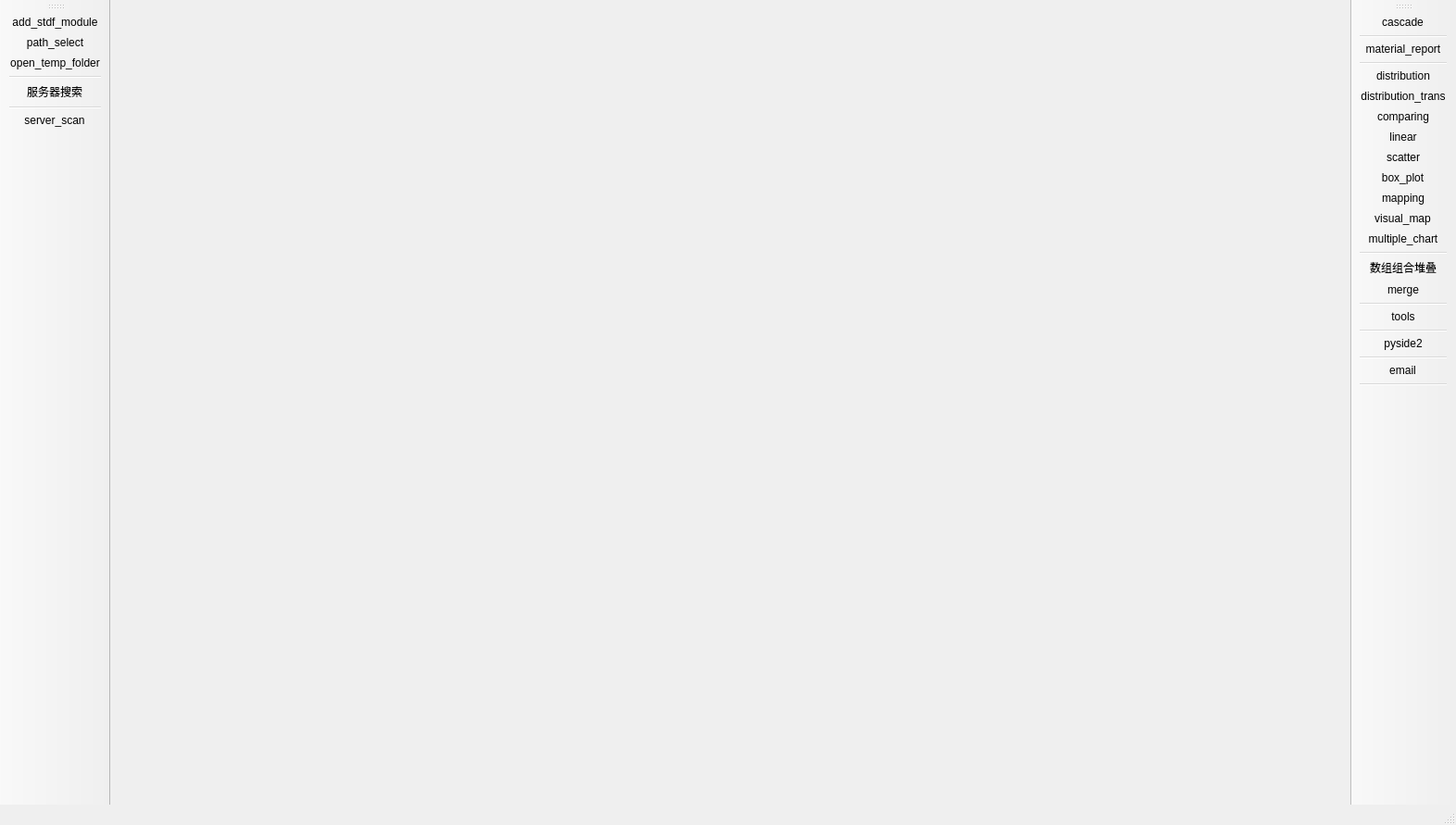
<?xml version="1.0" encoding="UTF-8"?>
<ui version="4.0">
 <class>MainWindow</class>
 <widget class="QMainWindow" name="MainWindow">
  <property name="geometry">
   <rect>
    <x>0</x>
    <y>0</y>
    <width>1572</width>
    <height>891</height>
   </rect>
  </property>
  <property name="windowTitle">
   <string>MainWindow</string>
  </property>
  <widget class="QWidget" name="centralwidget"/>
  <widget class="QStatusBar" name="statusbar"/>
  <widget class="QToolBar" name="toolBar_right">
   <property name="windowTitle">
    <string>toolBar_3</string>
   </property>
   <attribute name="toolBarArea">
    <enum>RightToolBarArea</enum>
   </attribute>
   <attribute name="toolBarBreak">
    <bool>false</bool>
   </attribute>
   <addaction name="action_cascade"/>
   <addaction name="separator"/>
   <addaction name="action_material_report"/>
   <addaction name="separator"/>
   <addaction name="action_distribution"/>
   <addaction name="action_distribution_trans"/>
   <addaction name="action_comparing"/>
   <addaction name="action_linear"/>
   <addaction name="action_scatter"/>
   <addaction name="action_box_plot"/>
   <addaction name="action_mapping"/>
   <addaction name="action_visual_map"/>
   <addaction name="action_multiple_chart"/>
   <addaction name="separator"/>
   <addaction name="action_contact"/>
   <addaction name="action_merge"/>
   <addaction name="separator"/>
   <addaction name="action_tools"/>
   <addaction name="separator"/>
   <addaction name="action_pyside2"/>
   <addaction name="separator"/>
   <addaction name="action_email"/>
   <addaction name="separator"/>
  </widget>
  <widget class="QToolBar" name="toolBar_up">
   <property name="windowTitle">
    <string>toolBar_4</string>
   </property>
   <attribute name="toolBarArea">
    <enum>LeftToolBarArea</enum>
   </attribute>
   <attribute name="toolBarBreak">
    <bool>false</bool>
   </attribute>
   <addaction name="action_add_stdf_module"/>
   <addaction name="action_path_select"/>
   <addaction name="action_open_temp_folder"/>
   <addaction name="separator"/>
   <addaction name="action_web_search"/>
   <addaction name="separator"/>
   <addaction name="action_server_scan"/>
  </widget>
  <action name="action_add_stdf_module">
   <property name="icon">
    <iconset resource="../../ui_resource/pyqtsource.qrc">
     <normaloff>:/pyqt/source/images/Open.png</normaloff>:/pyqt/source/images/Open.png</iconset>
   </property>
   <property name="text">
    <string>add_stdf_module</string>
   </property>
   <property name="toolTip">
    <string>&lt;html&gt;&lt;head/&gt;&lt;body&gt;&lt;p&gt;添加自选STDF数据&lt;/p&gt;&lt;/body&gt;&lt;/html&gt;</string>
   </property>
  </action>
  <action name="action_cascade">
   <property name="icon">
    <iconset resource="../../ui_resource/pyqtsource.qrc">
     <normaloff>:/pyqt/source/images/lc_duplicatepage.png</normaloff>:/pyqt/source/images/lc_duplicatepage.png</iconset>
   </property>
   <property name="text">
    <string>cascade</string>
   </property>
   <property name="toolTip">
    <string>级联显示工作空间中窗口</string>
   </property>
  </action>
  <action name="action_distribution">
   <property name="icon">
    <iconset resource="../../ui_resource/pyqtsource.qrc">
     <normaloff>:/pyqt/source/images/lc_drawchart.png</normaloff>:/pyqt/source/images/lc_drawchart.png</iconset>
   </property>
   <property name="text">
    <string>distribution</string>
   </property>
   <property name="toolTip">
    <string>测试数据分布图</string>
   </property>
  </action>
  <action name="action_distribution_trans">
   <property name="icon">
    <iconset resource="../../ui_resource/pyqtsource.qrc">
     <normaloff>:/pyqt/source/images/lc_aligndown.png</normaloff>:/pyqt/source/images/lc_aligndown.png</iconset>
   </property>
   <property name="text">
    <string>distribution_trans</string>
   </property>
   <property name="toolTip">
    <string>横向分布图</string>
   </property>
  </action>
  <action name="action_comparing">
   <property name="icon">
    <iconset resource="../../ui_resource/pyqtsource.qrc">
     <normaloff>:/pyqt/source/images/lc_designerdialog.png</normaloff>:/pyqt/source/images/lc_designerdialog.png</iconset>
   </property>
   <property name="text">
    <string>comparing</string>
   </property>
   <property name="toolTip">
    <string>比较密度图</string>
   </property>
  </action>
  <action name="action_linear">
   <property name="icon">
    <iconset resource="../../ui_resource/pyqtsource.qrc">
     <normaloff>:/pyqt/source/images/lc_graphicfilterremovenoise.png</normaloff>:/pyqt/source/images/lc_graphicfilterremovenoise.png</iconset>
   </property>
   <property name="text">
    <string>linear</string>
   </property>
   <property name="toolTip">
    <string>线性回归</string>
   </property>
  </action>
  <action name="action_scatter">
   <property name="icon">
    <iconset resource="../../ui_resource/pyqtsource.qrc">
     <normaloff>:/pyqt/source/images/lc_linestyle.png</normaloff>:/pyqt/source/images/lc_linestyle.png</iconset>
   </property>
   <property name="text">
    <string>scatter</string>
   </property>
   <property name="toolTip">
    <string>散点图</string>
   </property>
  </action>
  <action name="action_box_plot">
   <property name="icon">
    <iconset resource="../../ui_resource/pyqtsource.qrc">
     <normaloff>:/pyqt/source/images/lc_distributeselection.png</normaloff>:/pyqt/source/images/lc_distributeselection.png</iconset>
   </property>
   <property name="text">
    <string>box_plot</string>
   </property>
   <property name="toolTip">
    <string>箱线图</string>
   </property>
  </action>
  <action name="action_mapping">
   <property name="icon">
    <iconset resource="../../ui_resource/pyqtsource.qrc">
     <normaloff>:/pyqt/source/images/lc_graphicfiltermosaic.png</normaloff>:/pyqt/source/images/lc_graphicfiltermosaic.png</iconset>
   </property>
   <property name="text">
    <string>mapping</string>
   </property>
   <property name="toolTip">
    <string>&lt;html&gt;&lt;head/&gt;&lt;body&gt;&lt;p&gt;Soft&amp;amp;Hard&amp;amp;TESTNO Bin Mapping&lt;/p&gt;&lt;/body&gt;&lt;/html&gt;</string>
   </property>
  </action>
  <action name="action_visual_map">
   <property name="icon">
    <iconset resource="../../ui_resource/pyqtsource.qrc">
     <normaloff>:/pyqt/source/images/lc_objectcatalog.png</normaloff>:/pyqt/source/images/lc_objectcatalog.png</iconset>
   </property>
   <property name="text">
    <string>visual_map</string>
   </property>
  </action>
  <action name="action_merge">
   <property name="icon">
    <iconset resource="../../ui_resource/pyqtsource.qrc">
     <normaloff>:/pyqt/source/images/dbaddrelation.png</normaloff>:/pyqt/source/images/dbaddrelation.png</iconset>
   </property>
   <property name="text">
    <string>merge</string>
   </property>
   <property name="toolTip">
    <string>&lt;html&gt;&lt;head/&gt;&lt;body&gt;&lt;p&gt;数据链接,算子参数制定&lt;/p&gt;&lt;/body&gt;&lt;/html&gt;</string>
   </property>
  </action>
  <action name="action_pyside2">
   <property name="icon">
    <iconset resource="../../ui_resource/pyqtsource.qrc">
     <normaloff>:/pyqt/source/images/NavOverFlow_Info.png</normaloff>:/pyqt/source/images/NavOverFlow_Info.png</iconset>
   </property>
   <property name="text">
    <string>pyside2</string>
   </property>
   <property name="toolTip">
    <string>关于PYSIDE2</string>
   </property>
  </action>
  <action name="action_tools">
   <property name="icon">
    <iconset resource="../../ui_resource/pyqtsource.qrc">
     <normaloff>:/pyqt/source/images/icon-set-squares-empty.png</normaloff>:/pyqt/source/images/icon-set-squares-empty.png</iconset>
   </property>
   <property name="text">
    <string>tools</string>
   </property>
   <property name="toolTip">
    <string>工具</string>
   </property>
  </action>
  <action name="action_email">
   <property name="icon">
    <iconset resource="../../ui_resource/pyqtsource.qrc">
     <normaloff>:/pyqt/source/images/lc_mailmergeemaildocuments.png</normaloff>:/pyqt/source/images/lc_mailmergeemaildocuments.png</iconset>
   </property>
   <property name="text">
    <string>email</string>
   </property>
   <property name="toolTip">
    <string>反馈</string>
   </property>
  </action>
  <action name="action_qt_scatter">
   <property name="icon">
    <iconset resource="../../ui_resource/pyqtsource.qrc">
     <normaloff>:/pyqt/source/images/lc_linestyle.png</normaloff>:/pyqt/source/images/lc_linestyle.png</iconset>
   </property>
   <property name="text">
    <string>qt_scatter</string>
   </property>
   <property name="toolTip">
    <string>qt散点图,因性能问题,数据会做抽样</string>
   </property>
  </action>
  <action name="action_multiple_chart">
   <property name="icon">
    <iconset resource="../../ui_resource/pyqtsource.qrc">
     <normaloff>:/pyqt/source/images/lc_autooutline.png</normaloff>:/pyqt/source/images/lc_autooutline.png</iconset>
   </property>
   <property name="text">
    <string>multiple_chart</string>
   </property>
   <property name="toolTip">
    <string>组合多个JMP脚本同时绘制多种图像</string>
   </property>
  </action>
  <action name="action_path_select">
   <property name="icon">
    <iconset resource="../../ui_resource/pyqtsource.qrc">
     <normaloff>:/pyqt/source/images/lc_openremote.png</normaloff>:/pyqt/source/images/lc_openremote.png</iconset>
   </property>
   <property name="text">
    <string>path_select</string>
   </property>
   <property name="toolTip">
    <string>一次将选取文件夹下的STDF数据导入</string>
   </property>
  </action>
  <action name="action_processing_report">
   <property name="icon">
    <iconset resource="../../ui_resource/pyqtsource.qrc">
     <normaloff>:/pyqt/source/images/lc_dbviewtablenames.png</normaloff>:/pyqt/source/images/lc_dbviewtablenames.png</iconset>
   </property>
   <property name="text">
    <string>制程能力报告</string>
   </property>
  </action>
  <action name="action_contact">
   <property name="icon">
    <iconset resource="../../ui_resource/pyqtsource.qrc">
     <normaloff>:/pyqt/source/images/lc_newwindow.png</normaloff>:/pyqt/source/images/lc_newwindow.png</iconset>
   </property>
   <property name="text">
    <string>数组组合堆叠</string>
   </property>
   <property name="toolTip">
    <string>即为多份数据上下组合为一份</string>
   </property>
  </action>
  <action name="action_web_search">
   <property name="icon">
    <iconset resource="../../ui_resource/pyqtsource.qrc">
     <normaloff>:/pyqt/source/images/hlinettp.png</normaloff>:/pyqt/source/images/hlinettp.png</iconset>
   </property>
   <property name="text">
    <string>服务器搜索</string>
   </property>
  </action>
  <action name="action_material_report">
   <property name="icon">
    <iconset resource="../../ui_resource/pyqtsource.qrc">
     <normaloff>:/pyqt/source/images/lc_presentationcurrentslide.png</normaloff>:/pyqt/source/images/lc_presentationcurrentslide.png</iconset>
   </property>
   <property name="text">
    <string>material_report</string>
   </property>
   <property name="toolTip">
    <string>量产测试数据报表</string>
   </property>
  </action>
  <action name="action_server_scan">
   <property name="icon">
    <iconset resource="../../ui_resource/pyqtsource.qrc">
     <normaloff>:/pyqt/source/images/lc_sbaexecutesql.png</normaloff>:/pyqt/source/images/lc_sbaexecutesql.png</iconset>
   </property>
   <property name="text">
    <string>server_scan</string>
   </property>
   <property name="toolTip">
    <string>&lt;html&gt;&lt;head/&gt;&lt;body&gt;&lt;p&gt;Server Data Scan&lt;/p&gt;&lt;/body&gt;&lt;/html&gt;</string>
   </property>
  </action>
  <action name="action_open_temp_folder">
   <property name="icon">
    <iconset resource="../../ui_resource/pyqtsource.qrc">
     <normaloff>:/pyqt/source/images/lc_openremote.png</normaloff>:/pyqt/source/images/lc_openremote.png</iconset>
   </property>
   <property name="text">
    <string>open_temp_folder</string>
   </property>
   <property name="toolTip">
    <string>打开TEMP文件夹 (C:\1_STDF)</string>
   </property>
  </action>
 </widget>
 <resources>
  <include location="../../ui_resource/pyqtsource.qrc"/>
 </resources>
 <connections/>
</ui>
